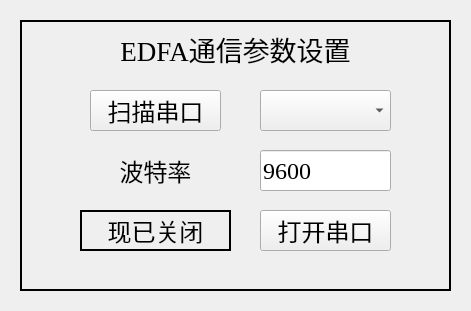
       <widget class="QWidget" name="widgetSetParamComEDFA_1" native="true">
        <property name="geometry">
         <rect>
          <x>1100</x>
          <y>110</y>
          <width>471</width>
          <height>311</height>
         </rect>
        </property>
        <widget class="QPushButton" name="pushButtonScanComEDFA_1">
         <property name="geometry">
          <rect>
           <x>90</x>
           <y>90</y>
           <width>131</width>
           <height>41</height>
          </rect>
         </property>
         <property name="sizePolicy">
          <sizepolicy hsizetype="Ignored" vsizetype="Ignored">
           <horstretch>0</horstretch>
           <verstretch>0</verstretch>
          </sizepolicy>
         </property>
         <property name="font">
          <font>
           <family>Times New Roman</family>
           <pointsize>18</pointsize>
          </font>
         </property>
         <property name="text">
          <string>扫描串口</string>
         </property>
        </widget>
        <widget class="QComboBox" name="comboBoxSelectComEDFA_1">
         <property name="geometry">
          <rect>
           <x>260</x>
           <y>90</y>
           <width>131</width>
           <height>41</height>
          </rect>
         </property>
         <property name="sizePolicy">
          <sizepolicy hsizetype="Ignored" vsizetype="Ignored">
           <horstretch>0</horstretch>
           <verstretch>0</verstretch>
          </sizepolicy>
         </property>
         <property name="font">
          <font>
           <family>Times New Roman</family>
           <pointsize>18</pointsize>
          </font>
         </property>
        </widget>
        <widget class="QLineEdit" name="lineEditBaudRateComEDFA_1">
         <property name="geometry">
          <rect>
           <x>260</x>
           <y>150</y>
           <width>131</width>
           <height>41</height>
          </rect>
         </property>
         <property name="sizePolicy">
          <sizepolicy hsizetype="Ignored" vsizetype="Ignored">
           <horstretch>0</horstretch>
           <verstretch>0</verstretch>
          </sizepolicy>
         </property>
         <property name="font">
          <font>
           <family>Times New Roman</family>
           <pointsize>18</pointsize>
          </font>
         </property>
         <property name="text">
          <string>9600</string>
         </property>
        </widget>
        <widget class="QLabel" name="labelHintCurrentBaudComEDFA_1">
         <property name="geometry">
          <rect>
           <x>90</x>
           <y>150</y>
           <width>131</width>
           <height>41</height>
          </rect>
         </property>
         <property name="sizePolicy">
          <sizepolicy hsizetype="Ignored" vsizetype="Ignored">
           <horstretch>0</horstretch>
           <verstretch>0</verstretch>
          </sizepolicy>
         </property>
         <property name="font">
          <font>
           <family>Times New Roman</family>
           <pointsize>18</pointsize>
          </font>
         </property>
         <property name="text">
          <string>波特率</string>
         </property>
         <property name="alignment">
          <set>Qt::AlignCenter</set>
         </property>
        </widget>
        <widget class="QLabel" name="labelConnectStateComEDFA_1">
         <property name="geometry">
          <rect>
           <x>80</x>
           <y>210</y>
           <width>151</width>
           <height>41</height>
          </rect>
         </property>
         <property name="sizePolicy">
          <sizepolicy hsizetype="Ignored" vsizetype="Ignored">
           <horstretch>0</horstretch>
           <verstretch>0</verstretch>
          </sizepolicy>
         </property>
         <property name="font">
          <font>
           <family>Times New Roman</family>
           <pointsize>18</pointsize>
          </font>
         </property>
         <property name="frameShape">
          <enum>QFrame::WinPanel</enum>
         </property>
         <property name="text">
          <string>现已关闭</string>
         </property>
         <property name="alignment">
          <set>Qt::AlignCenter</set>
         </property>
        </widget>
        <widget class="QPushButton" name="pushButtonOpenComEDFA_1">
         <property name="geometry">
          <rect>
           <x>260</x>
           <y>210</y>
           <width>131</width>
           <height>41</height>
          </rect>
         </property>
         <property name="sizePolicy">
          <sizepolicy hsizetype="Ignored" vsizetype="Ignored">
           <horstretch>0</horstretch>
           <verstretch>0</verstretch>
          </sizepolicy>
         </property>
         <property name="font">
          <font>
           <family>Times New Roman</family>
           <pointsize>18</pointsize>
          </font>
         </property>
         <property name="text">
          <string>打开串口</string>
         </property>
        </widget>
        <widget class="QLabel" name="labelBgHintSetComEDFA_1">
         <property name="geometry">
          <rect>
           <x>20</x>
           <y>20</y>
           <width>431</width>
           <height>271</height>
          </rect>
         </property>
         <property name="font">
          <font>
           <family>Times New Roman</family>
           <pointsize>20</pointsize>
          </font>
         </property>
         <property name="frameShape">
          <enum>QFrame::WinPanel</enum>
         </property>
         <property name="text">
          <string>EDFA通信参数设置</string>
         </property>
         <property name="alignment">
          <set>Qt::AlignHCenter|Qt::AlignTop</set>
         </property>
         <property name="margin">
          <number>10</number>
         </property>
        </widget>
        <zorder>labelBgHintSetComEDFA_1</zorder>
        <zorder>pushButtonScanComEDFA_1</zorder>
        <zorder>comboBoxSelectComEDFA_1</zorder>
        <zorder>lineEditBaudRateComEDFA_1</zorder>
        <zorder>labelHintCurrentBaudComEDFA_1</zorder>
        <zorder>labelConnectStateComEDFA_1</zorder>
        <zorder>pushButtonOpenComEDFA_1</zorder>
       </widget>
